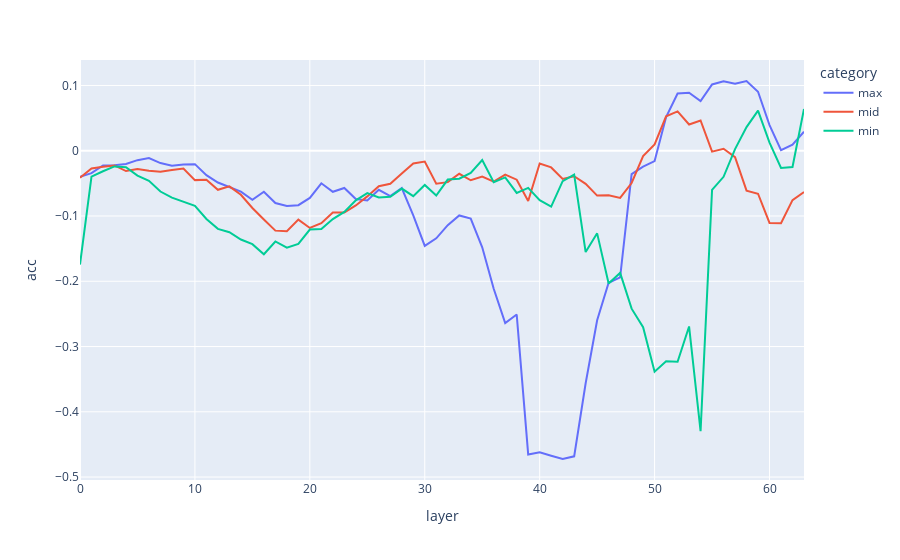

Notebook code for this chart:
### Code cell
import pandas as pd
import plotly.express as px

df = pd.read_csv(
    "/a/home/cc/students/cs/nirendy/repos/ssm_analysis/output/state-spaces/mamba-2.8B-hf/evaluate_context_interference/ds=counter_fact/2.8B_norm_1_output.csv"
)
px.line(df, x="layer", y="acc", color="category").show()

### Figure 1 — Plotly figure (JSON) as saved in the notebook; plotly's stock layout.template omitted (floating-point values rounded to 4 significant figures)
{"data": [{"hovertemplate": "category=max<br>layer=%{x}<br>acc=%{y}<extra></extra>", "legendgroup": "max", "line": {"color": "#636efa", "dash": "solid"}, "marker": {"symbol": "circle"}, "mode": "lines", "name": "max", "orientation": "v", "showlegend": true, "type": "scatter", "x": [0, 1, 2, 3, 4, 5, 6, 7, 8, 9, 10, 11, 12, 13, 14, 15, 16, 17, 18, 19, 20, 21, 22, 23, 24, 25, 26, 27, 28, 29, 30, 31, 32, 33, 34, 35, 36, 37, 38, 39, 40, 41, 42, 43, 44, 45, 46, 47, 48, 49, 50, 51, 52, 53, 54, 55, 56, 57, 58, 59, 60, 61, 62, 63], "xaxis": "x", "y": [-0.04, -0.03442, -0.02245, -0.02232, -0.02027, -0.01445, -0.01123, -0.01895, -0.02298, -0.02116, -0.02054, -0.03735, -0.04869, -0.05591, -0.0626, -0.07526, -0.06275, -0.0802, -0.08481, -0.08347, -0.07228, -0.04987, -0.06288, -0.05704, -0.07402, -0.07619, -0.05992, -0.06965, -0.05725, -0.0992, -0.1458, -0.1343, -0.1141, -0.09916, -0.104, -0.1479, -0.2114, -0.2642, -0.251, -0.4653, -0.4621, -0.4672, -0.4723, -0.4682, -0.3562, -0.2598, -0.2023, -0.194, -0.03586, -0.02441, -0.01587, 0.05154, 0.08758, 0.08892, 0.07609, 0.1016, 0.1062, 0.1027, 0.1068, 0.09042, 0.03931, 0.001028, 0.009194, 0.02911], "yaxis": "y"}, {"hovertemplate": "category=mid<br>layer=%{x}<br>acc=%{y}<extra></extra>", "legendgroup": "mid", "line": {"color": "#EF553B", "dash": "solid"}, "marker": {"symbol": "circle"}, "mode": "lines", "name": "mid", "orientation": "v", "showlegend": true, "type": "scatter", "x": [0, 1, 2, 3, 4, 5, 6, 7, 8, 9, 10, 11, 12, 13, 14, 15, 16, 17, 18, 19, 20, 21, 22, 23, 24, 25, 26, 27, 28, 29, 30, 31, 32, 33, 34, 35, 36, 37, 38, 39, 40, 41, 42, 43, 44, 45, 46, 47, 48, 49, 50, 51, 52, 53, 54, 55, 56, 57, 58, 59, 60, 61, 62, 63], "xaxis": "x", "y": [-0.04131, -0.02734, -0.02461, -0.02258, -0.03111, -0.02813, -0.03066, -0.03223, -0.02951, -0.0272, -0.04503, -0.04433, -0.0598, -0.05456, -0.06753, -0.08775, -0.1054, -0.1224, -0.1235, -0.1055, -0.1183, -0.111, -0.09451, -0.09473, -0.08384, -0.06999, -0.05446, -0.05057, -0.035, -0.01952, -0.01668, -0.05063, -0.04811, -0.03531, -0.04526, -0.03943, -0.04727, -0.03652, -0.04435, -0.07709, -0.01955, -0.02558, -0.04327, -0.03911, -0.05071, -0.06874, -0.0683, -0.0724, -0.04943, -0.008342, 0.009798, 0.05265, 0.06024, 0.04013, 0.04634, -0.001373, 0.002972, -0.009887, -0.06115, -0.06588, -0.1107, -0.111, -0.07565, -0.06329], "yaxis": "y"}, {"hovertemplate": "category=min<br>layer=%{x}<br>acc=%{y}<extra></extra>", "legendgroup": "min", "line": {"color": "#00cc96", "dash": "solid"}, "marker": {"symbol": "circle"}, "mode": "lines", "name": "min", "orientation": "v", "showlegend": true, "type": "scatter", "x": [0, 1, 2, 3, 4, 5, 6, 7, 8, 9, 10, 11, 12, 13, 14, 15, 16, 17, 18, 19, 20, 21, 22, 23, 24, 25, 26, 27, 28, 29, 30, 31, 32, 33, 34, 35, 36, 37, 38, 39, 40, 41, 42, 43, 44, 45, 46, 47, 48, 49, 50, 51, 52, 53, 54, 55, 56, 57, 58, 59, 60, 61, 62, 63], "xaxis": "x", "y": [-0.1744, -0.03981, -0.03149, -0.02401, -0.0253, -0.03802, -0.04605, -0.06252, -0.07178, -0.07872, -0.08457, -0.1045, -0.1197, -0.1249, -0.136, -0.1432, -0.1587, -0.139, -0.1486, -0.1427, -0.1208, -0.12, -0.1048, -0.09373, -0.07592, -0.065, -0.07147, -0.07045, -0.05796, -0.06955, -0.05246, -0.06871, -0.04416, -0.04282, -0.03408, -0.01428, -0.0482, -0.04093, -0.0647, -0.05688, -0.07585, -0.08556, -0.04652, -0.03646, -0.1552, -0.1266, -0.2036, -0.1872, -0.242, -0.2703, -0.3387, -0.3227, -0.3234, -0.2692, -0.4297, -0.06005, -0.03997, 0.002413, 0.03618, 0.06143, 0.01247, -0.02637, -0.02487, 0.06412], "yaxis": "y"}], "layout": {"legend": {"title": {"text": "category"}, "tracegroupgap": 0}, "margin": {"t": 60}, "xaxis": {"anchor": "y", "domain": [0, 1], "title": {"text": "layer"}}, "yaxis": {"anchor": "x", "domain": [0, 1], "title": {"text": "acc"}}}}
